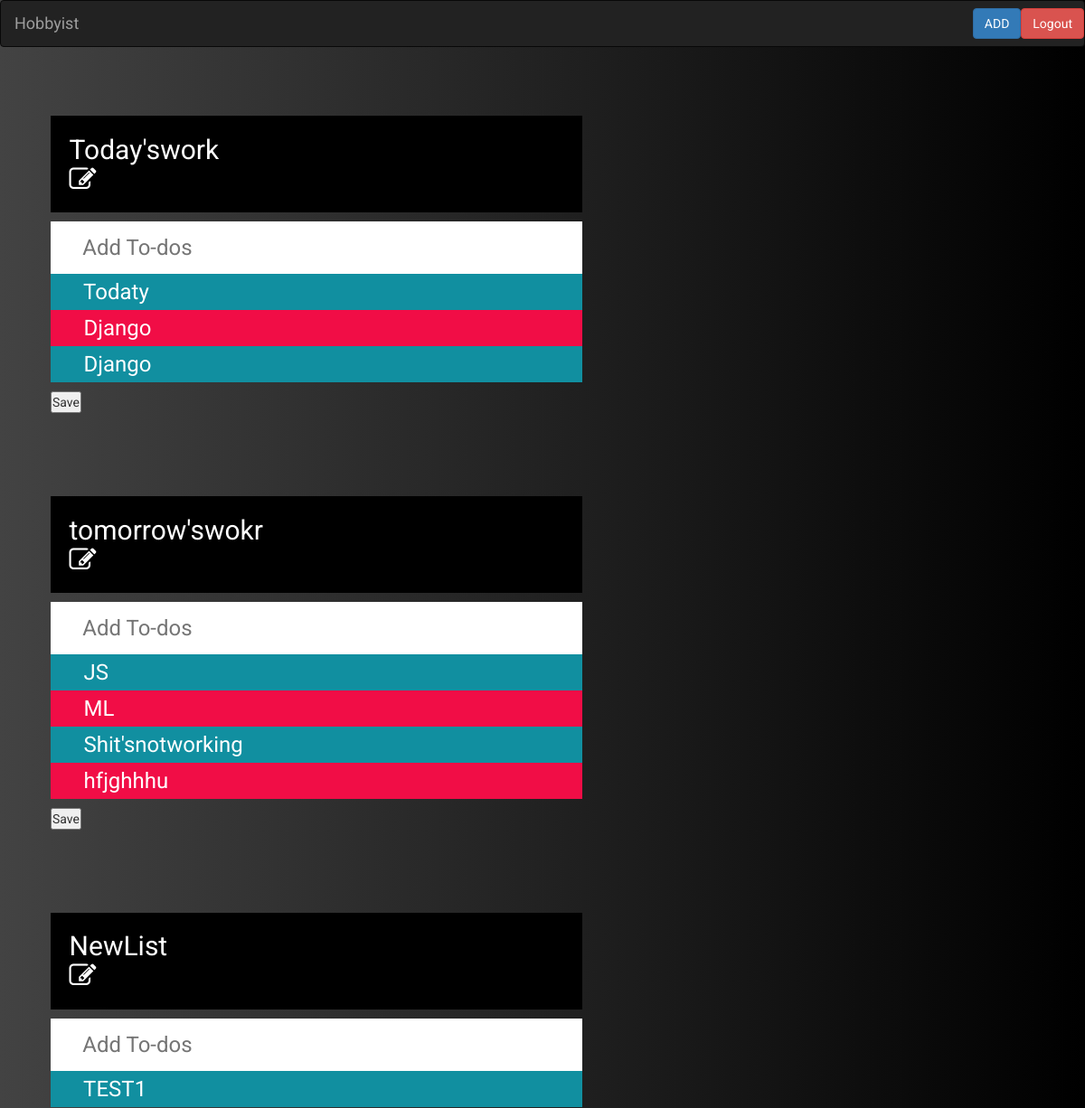
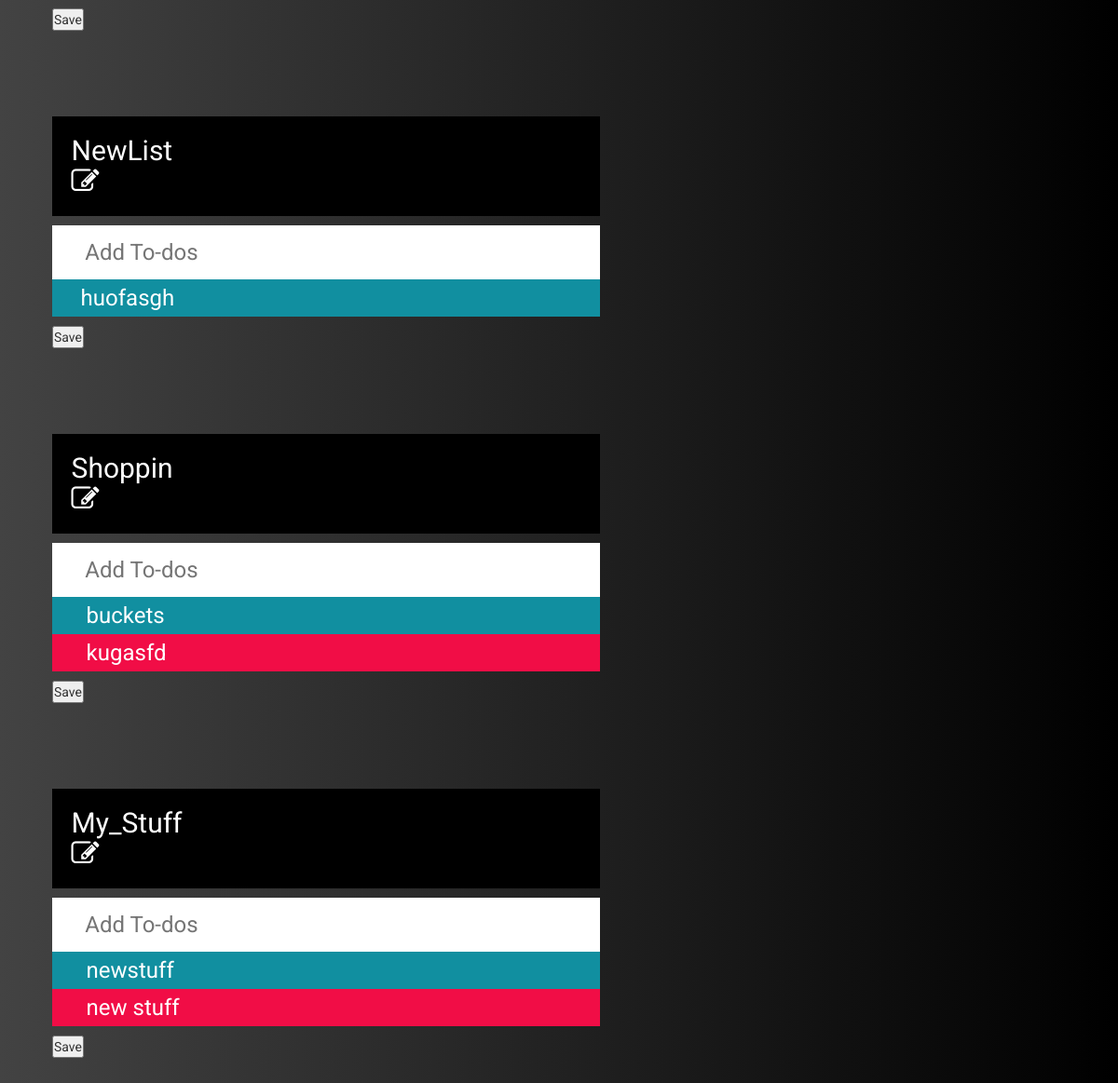
/hobby_app/ (signed in), run on the app's committed database (2 pictures, top to bottom).
### hobby_app/models.py (models this page shows, shortened)
class Title(models.Model):
    title_name  = models.CharField(max_length=264)
    u_id = models.ForeignKey(User,on_delete = models.CASCADE)

class ListContent(models.Model):
    lab_id = models.ForeignKey('Title',on_delete = models.DO_NOTHING)
    item_entry_name = models.TextField(max_length=256)
    remainder_date = models.DateTimeField()
    check_status = models.BooleanField()

### hobby_app/views.py (the view)
# urls.py: 2. Add a URL to urlpatterns:  path('', views.home, name='home')
@login_required
def home(request):
    email = request.session.get('uid')
    u = User.objects.get(email=email)
    print(u)
    title=[]
    list=[]
    title = Title.objects.filter(u_id=u).all()
    objs=[]
    name=[]
    for i in title:
        list = ListContent.objects.filter(lab_id = i).all()
        objs.append(list)
        name.append(i)
    list = zip(name,objs)
    return render(request,'hobby_app/p2.html',context={"list":list})

### templates/hobby_app/p2.html (shortened to what this page needs)
<!DOCTYPE html>
{% load staticfiles %}
<html>
    <head>
        <link rel="stylesheet" type="text/css" href="https://maxcdn.bootstrapcdn.com/font-awesome/4.7.0/css/font-awesome.min.css">
        <link rel="stylesheet" href="https://maxcdn.bootstrapcdn.com/bootstrap/3.3.7/css/bootstrap.min.css">
        <link rel="stylesheet" type="text/css" href="{% static 'css/p2.css' %}">
    </head>
    <body>
      <nav class="navbar navbar-inverse">
 <div class="container-fluid">
   <div class="navbar-header">
     <a class="navbar-brand" href="#">Hobbyist</a>
   </div>
     <form class="form-inline navbar-right" action="{% url 'hobby_app:logout' %}">
       <button class="btn btn-danger navbar-btn" type="submit">Logout</button>
     </form>
     <button class="btn btn-primary navbar-btn navbar-right add">ADD</button>
 </div>
</nav>
  <div class="items">
      {% for i,j in list %}
        <div id="container">
                <h1 class="holy">{{i.title_name}}<div><i class="plus fa fa-pencil-square-o bar" aria-hidden="true"></i></div></h1>
                <input type="text" placeholder="Add To-dos " class="place">
                <ul>
                  {% for k in j %}
                    <li><span>  </span>{{k.item_entry_name}}<p hidden="true" class ="check"></p></li>
                    {% endfor %}
                </ul>
                <button class = "save" name="save" type="button"> Save </button>
        </div>
      {% endfor %}
      </div>
    </body>
</html>

### static/css/p2.css (style rules this page uses)
* { margin:0; padding:0; }
body { background: #000000; background: -webkit-linear-gradient(to right, #434343, #000000); background: linear-gradient(to right, #434343, #000000); font-family:"Roboto",normal; }
h1 { background-color:black; color:white; padding:3.5%; font-size:30px; font-weight:normal; }
input[type='text'] { width:100%; box-sizing:border-box; outline:none; border:none; padding:2%; padding-left:6%; font-size:24px; }
ul { list-style:none; color:white; }
li { background-color:#118FA0; font-size:24px; line-height:40px; }
li:nth-of-type(2n) { background-color:#F10D46; }
#container { padding:3%; width:55%; margin-left:20px; }

### data on the page
Title: title_name "Today'swork"
ListContent: item_entry_name "Todaty"
ListContent: item_entry_name "Django"
ListContent: item_entry_name "Django"
Title: title_name "tomorrow'swokr"
ListContent: item_entry_name "JS"
ListContent: item_entry_name "ML"
ListContent: item_entry_name "Shit'snotworking"
ListContent: item_entry_name "hfjghhhu"
Title: title_name "NewList"
ListContent: item_entry_name "TEST1"
Title: title_name "NewList"
ListContent: item_entry_name "huofasgh"
Title: title_name "Shoppin"
ListContent: item_entry_name "buckets"
ListContent: item_entry_name "kugasfd"
Title: title_name "My_Stuff"
ListContent: item_entry_name "newstuff"
ListContent: item_entry_name "new stuff"
